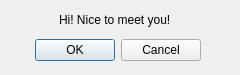
<?xml version="1.0" encoding="UTF-8"?>
<ui version="4.0">
 <class>Dialog</class>
 <widget class="QDialog" name="Dialog">
  <property name="geometry">
   <rect>
    <x>0</x>
    <y>0</y>
    <width>240</width>
    <height>75</height>
   </rect>
  </property>
  <property name="windowTitle">
   <string>Dialog</string>
  </property>
  <widget class="QDialogButtonBox" name="buttonBox">
   <property name="geometry">
    <rect>
     <x>-20</x>
     <y>30</y>
     <width>221</width>
     <height>41</height>
    </rect>
   </property>
   <property name="orientation">
    <enum>Qt::Horizontal</enum>
   </property>
   <property name="standardButtons">
    <set>QDialogButtonBox::Cancel|QDialogButtonBox::Ok</set>
   </property>
  </widget>
  <widget class="QLabel" name="lblMessage">
   <property name="geometry">
    <rect>
     <x>59</x>
     <y>12</y>
     <width>131</width>
     <height>16</height>
    </rect>
   </property>
   <property name="text">
    <string>Hi! Nice to meet you!</string>
   </property>
  </widget>
 </widget>
 <resources/>
 <connections>
  <connection>
   <sender>buttonBox</sender>
   <signal>accepted()</signal>
   <receiver>Dialog</receiver>
   <slot>accept()</slot>
   <hints>
    <hint type="sourcelabel">
     <x>248</x>
     <y>254</y>
    </hint>
    <hint type="destinationlabel">
     <x>157</x>
     <y>274</y>
    </hint>
   </hints>
  </connection>
  <connection>
   <sender>buttonBox</sender>
   <signal>rejected()</signal>
   <receiver>Dialog</receiver>
   <slot>reject()</slot>
   <hints>
    <hint type="sourcelabel">
     <x>316</x>
     <y>260</y>
    </hint>
    <hint type="destinationlabel">
     <x>286</x>
     <y>274</y>
    </hint>
   </hints>
  </connection>
 </connections>
</ui>
